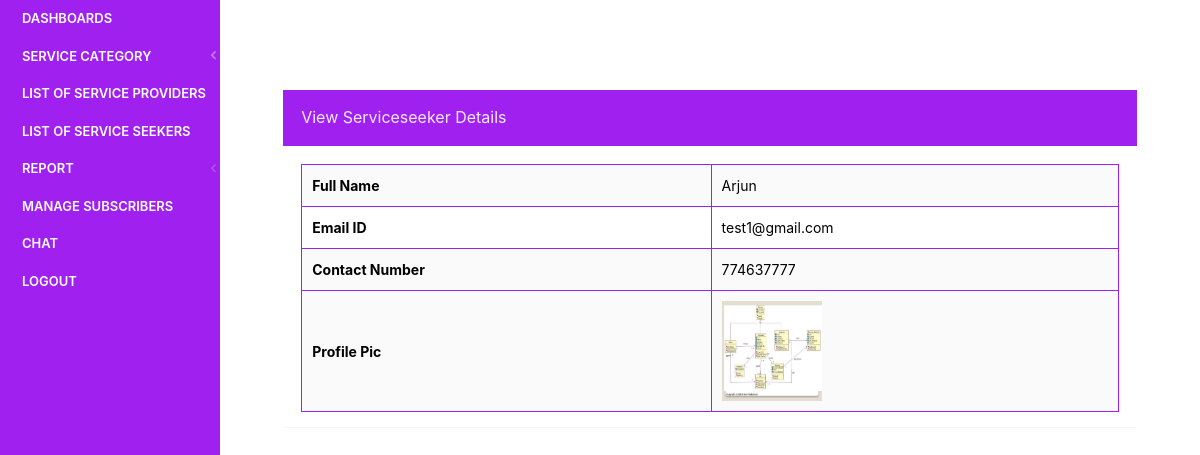
The page /findus/admin/view-jobseeker-details.php?viewid=4 (signed in) on the database its author committed.
### tables this page shows
CREATE TABLE `tbljobseekers` (
  `id` int(11) NOT NULL,
  `FullName` varchar(150) DEFAULT NULL,
  `EmailId` varchar(150) DEFAULT NULL,
  `ContactNumber` bigint(15) DEFAULT NULL,
  `Password` varchar(150) DEFAULT NULL,
  `ProfilePic` varchar(200) DEFAULT NULL,
  `RegDate` timestamp NULL DEFAULT current_timestamp(),
  `LastUpdationDate` timestamp NULL DEFAULT NULL ON UPDATE current_timestamp(),
  `IsActive` int(1) DEFAULT NULL
);

### findus/admin/view-jobseeker-details.php (the view, shortened to what this page needs)
<?php
include('includes/dbconnection.php');
if (strlen($_SESSION['jpaid']==0)) {
  header('location:logout.php');
  } else{
?>
<!doctype html>
 <html lang="en" class="no-focus">
    <head>
<link rel="stylesheet" id="css-main" href="assets/css/codebase.min.css">
</head>
    <body>
        <div id="page-container" class="sidebar-o sidebar-inverse side-scroll page-header-fixed main-content-narrow">
             <?php include_once('includes/sidebar.php');?>
            <main id="main-container">
                <div class="content">
                    <div class="row">
                        <div class="col-md-12">
                            <div class="block block-themed">
                                <div class="block-header bg-gd-emerald">
                                    <h3 class="block-title">View Serviceseeker Details</h3>
                                </div>
                                <div class="block-content">
                                    <?php
                  $vid=$_GET['viewid'];
$sql="SELECT * from tbljobseekers where id=:vid";
$query = $dbh -> prepare($sql);
$query-> bindParam(':vid', $vid, PDO::PARAM_STR);
$query->execute();
$results=$query->fetchAll(PDO::FETCH_OBJ);
$cnt=1;
if($query->rowCount() > 0)
{
foreach($results as $row)
{               ?>
                            <table border="1" class="table table-bordered table-striped table-vcenter js-dataTable-full-pagination">
                                            <tr style="color:#000;">
    <th>Full Name</th>
    <td><?php  echo $row->FullName;?></td>
    </tr>
    <tr style="color:#000;">
    <th>Email ID</th>
    <td><?php  echo $row->EmailId;?></td>
  </tr>
  <tr style="color:#000;">
    <th>Contact Number</th>
    <td><?php  echo $row->ContactNumber;?></td>
  </tr>
  <tr>
   <tr style="color:#000;">
    <th>Profile Pic</th>
    <td><img src="../images/<?php echo $row->ProfilePic;?>" width="100" height="100"></td>
  </tr>
<?php $cnt=$cnt+1;}} ?>
</table>
                                </div>
                            </div>
                        </div>
                       </div>
                </div>
            </main>
        </div>
    </body>
</html>
<?php }  ?>

### rows shown on the page
tbljobseekers: FullName "Arjun", EmailId "test1@gmail.com", ContactNumber "774637777", ProfilePic (picture)
